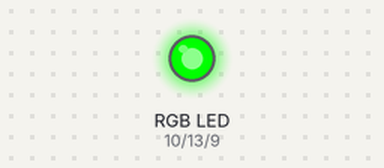
A sketch run on a simulated Arduino Uno, built with avr-gcc and run on an emulated ATmega328P. Parts: an RGB LED mixed from three pins (HIGH = lit).

Above: at 0.05 s.
At 1.45 s:
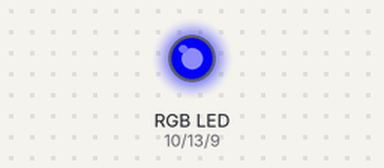
At 2.75 s:
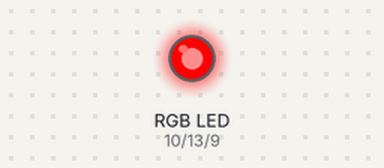
Timing chart, 0 to 3.0 s (numbered marks = the images above):
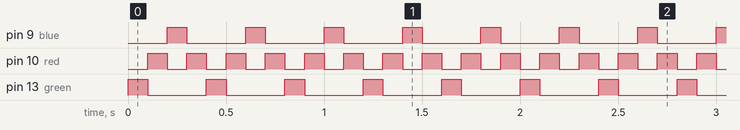

Measured:
- by itself, pin 9 (blue), pin 13 (green): alternates HIGH for 0.10 s and LOW for 0.30 s
- by itself, pin 10 (red): alternates HIGH for 0.10 s and LOW for 0.10 s

The sketch:

RGB_LED2.ino
```cpp
#define red 10
#define blue 9
#define green LED_BUILTIN
#define delay_ms 100

void setup() {
  // put your setup code here, to run once:
  pinMode(red, OUTPUT);
  pinMode(blue, OUTPUT);
  pinMode(green, OUTPUT);
}

void loop() {

  digitalWrite(green, 1);
  digitalWrite(red, 0);
  digitalWrite(blue, 0);
  delay(delay_ms);
  digitalWrite(green, 0);
  digitalWrite(red, 1);
  digitalWrite(blue, 0);
  delay(delay_ms);
  digitalWrite(green, 0);
  digitalWrite(red, 0);
  digitalWrite(blue, 1);
  delay(delay_ms);
  digitalWrite(green, 0);
  digitalWrite(red, 1);
  digitalWrite(blue, 0);
  delay(delay_ms);


}
```
